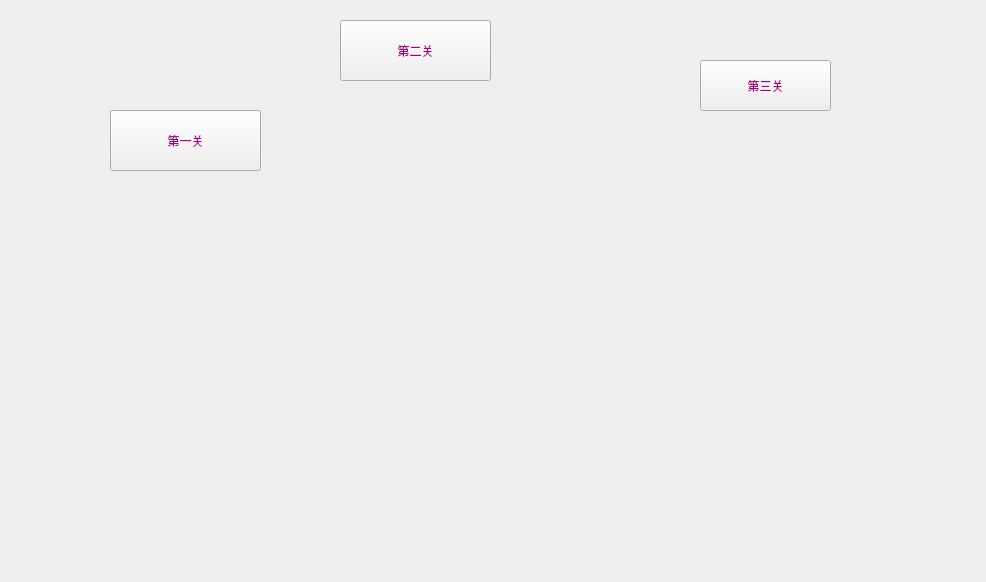
<?xml version="1.0" encoding="UTF-8"?>
<ui version="4.0">
 <class>StartForm</class>
 <widget class="QWidget" name="StartForm">
  <property name="geometry">
   <rect>
    <x>0</x>
    <y>0</y>
    <width>986</width>
    <height>582</height>
   </rect>
  </property>
  <property name="windowTitle">
   <string>Form</string>
  </property>
  <property name="styleSheet">
   <string notr="true">image: url(:/image/background.png);</string>
  </property>
  <widget class="QPushButton" name="pushButton">
   <property name="geometry">
    <rect>
     <x>110</x>
     <y>110</y>
     <width>151</width>
     <height>61</height>
    </rect>
   </property>
   <property name="styleSheet">
    <string notr="true">color: rgb(170, 0, 127);</string>
   </property>
   <property name="text">
    <string>第一关</string>
   </property>
  </widget>
  <widget class="QPushButton" name="pushButton_2">
   <property name="geometry">
    <rect>
     <x>340</x>
     <y>20</y>
     <width>151</width>
     <height>61</height>
    </rect>
   </property>
   <property name="styleSheet">
    <string notr="true">color: rgb(170, 0, 127);</string>
   </property>
   <property name="text">
    <string>第二关</string>
   </property>
  </widget>
  <widget class="QPushButton" name="pushButton_3">
   <property name="geometry">
    <rect>
     <x>700</x>
     <y>60</y>
     <width>131</width>
     <height>51</height>
    </rect>
   </property>
   <property name="styleSheet">
    <string notr="true">color: rgb(170, 0, 127);</string>
   </property>
   <property name="text">
    <string>第三关</string>
   </property>
  </widget>
 </widget>
 <resources/>
 <connections/>
</ui>
